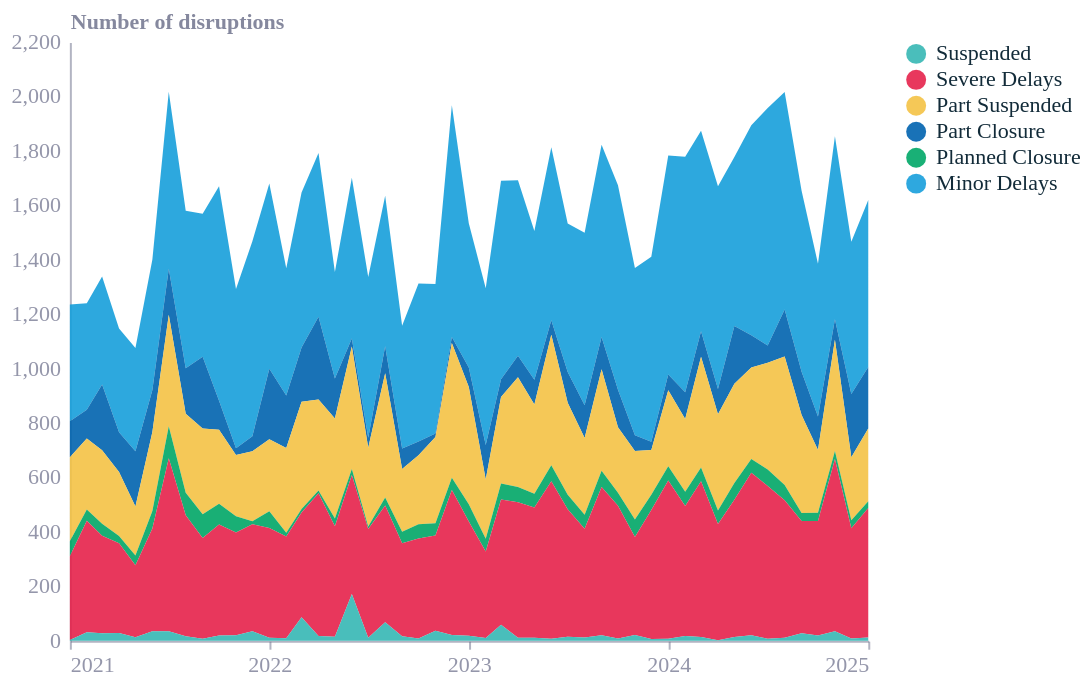

Notebook code for this chart:
### Code cell
# Plot disruptions over time with status breakdown
disrupts_line = alt.Chart(time_df).mark_area(opacity=0.9).encode(
    x=alt.X('month:T', 
            title=None, 
            axis=alt.Axis(
                format='%Y', 
                tickCount='year',
                grid=False)),
    y=alt.Y('count:Q', 
            stack=True, 
            title='Number of disruptions',
            axis=alt.Axis(grid=False)),
    color=alt.Color('Service Status:N',
                    scale=alt.Scale(domain=status_order),
                    sort=status_order),
                    order=alt.Order('Service Status:N', sort='descending')
)

disrupts_line

### Figure 1 — Vega-Lite specification as saved in the notebook (floating-point values rounded to 4 significant figures; data arrays with more than 128 entries replaced by an {"elided": "..."} marker saying what was removed)
{"config": {"font": "Circular Std", "text": {"color": "#676A86", "align": "left", "baseline": "middle", "dx": 7, "dy": 0, "fontSize": 11}, "view": {"stroke": null, "continuousWidth": 400, "continuousHeight": 300, "discreteWidth": 400, "discreteHeight": 300}, "range": {"category": ["#36B7B4", "#E6224B", "#F4C245", "#0063AF", "#00A767", "#179FDB", "#EB5C2E"], "diverging": ["#E6224B", "#E54753", "#C9C9C9", "#179FDB", "#122B39"], "heatmap": ["#C9C9C9", "#179FDB", "#0063AF", "#122B39"], "ordinal": ["#00A767", "#36B7B4", "#179FDB", "#0063AF", "#243B5A"]}, "bar": {"color": "#179fdb"}, "line": {"color": "#e6224b"}, "rule": {"color": "#676A86"}, "area": {"opacity": 0.3}, "point": {"filled": true, "size": 80, "color": "#e6224b", "opacity": 0.95}, "geoshape": {"stroke": "white", "strokeWidth": 0.3}, "rect": {"fill": "#d6d4d4", "opacity": 0.3}, "axis": {"labelColor": "#676A86", "labelFontSize": 11, "labelFont": "Circular Std", "labelOpacity": 0.7, "tickColor": "#676A86", "tickOpacity": 0.5, "domainColor": "#676A86", "domainOpacity": 0.5, "gridColor": "#676A86", "gridDash": [2, 2], "gridOpacity": 0.5, "title": null, "titleColor": "#676A86", "titleOpacity": 0.8, "tickSize": 4}, "axisXDiscrete": {"grid": false, "labelAngle": 0, "tickCount": 10, "tickOpacity": 0.5, "title": null}, "axisYDiscrete": {"ticks": false, "labelPadding": 5}, "axisXTemporal": {"grid": false, "ticks": true}, "axisXQuantitative": {"grid": true}, "axisYQuantitative": {"gridColor": "#676A86", "gridDash": [1, 5], "gridOpacity": 0.5, "ticks": false, "labelPadding": 5, "tickCount": 8, "titleAngle": 0, "titleAlign": "left", "titleBaseline": "bottom", "titleX": 0, "titleY": -5}, "title": {"color": "#676A86E6", "subtitleColor": "#676A86", "font": "Circular Std", "subtitleFont": "Circular Std", "anchor": "start", "fontSize": 14, "subtitleFontSize": 12, "subtitlePadding": 4, "offset": 0, "frame": "group"}, "legend": {"titleColor": "#122b39", "title": null, "labelColor": "#122b39", "labelFontSize": 11}}, "data": {"name": "data-1042b9cfd329cfeaa2daa25747c16b8f"}, "mark": {"type": "area", "opacity": 0.9}, "encoding": {"color": {"field": "Service Status", "scale": {"domain": ["Suspended", "Severe Delays", "Part Suspended", "Part Closure", "Planned Closure", "Minor Delays"]}, "sort": ["Suspended", "Severe Delays", "Part Suspended", "Part Closure", "Planned Closure", "Minor Delays"], "type": "nominal"}, "order": {"field": "Service Status", "sort": "descending", "type": "nominal"}, "x": {"axis": {"format": "%Y", "grid": false, "tickCount": "year"}, "field": "month", "title": null, "type": "temporal"}, "y": {"axis": {"grid": false}, "field": "count", "stack": true, "title": "Number of disruptions", "type": "quantitative"}}, "$schema": "https://vega.github.io/schema/vega-lite/v6.1.0.json", "datasets": {"data-1042b9cfd329cfeaa2daa25747c16b8f": {"elided": "294 records"}}}
